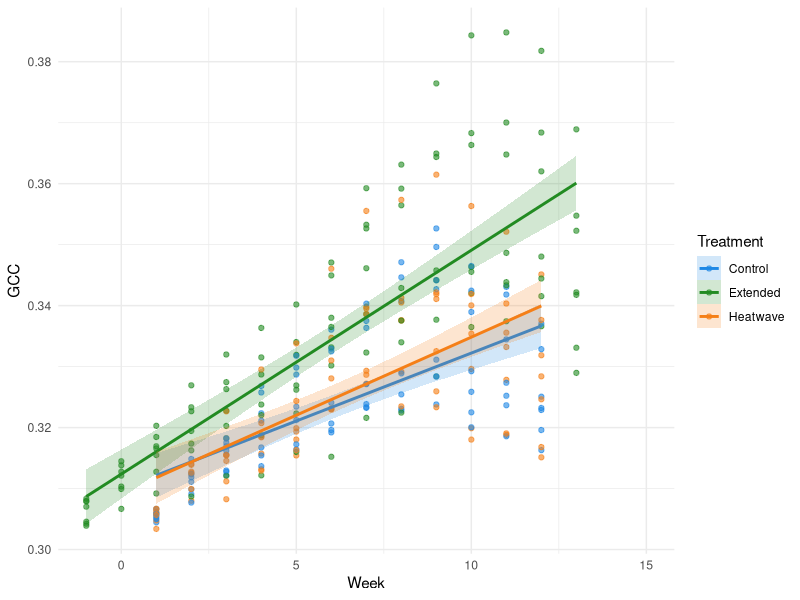
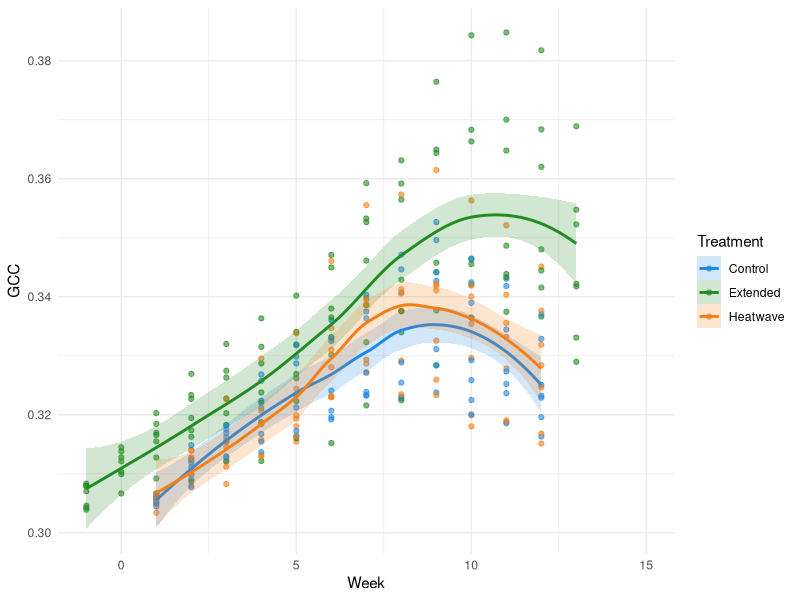
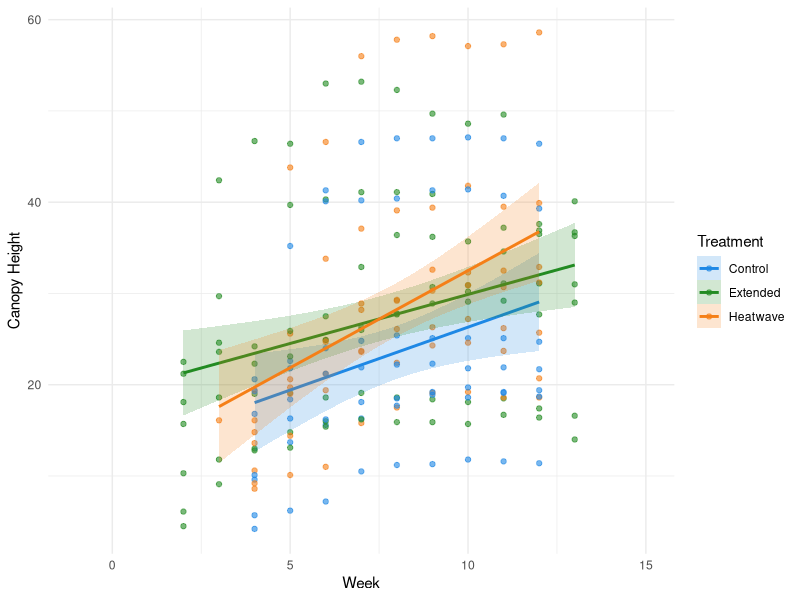
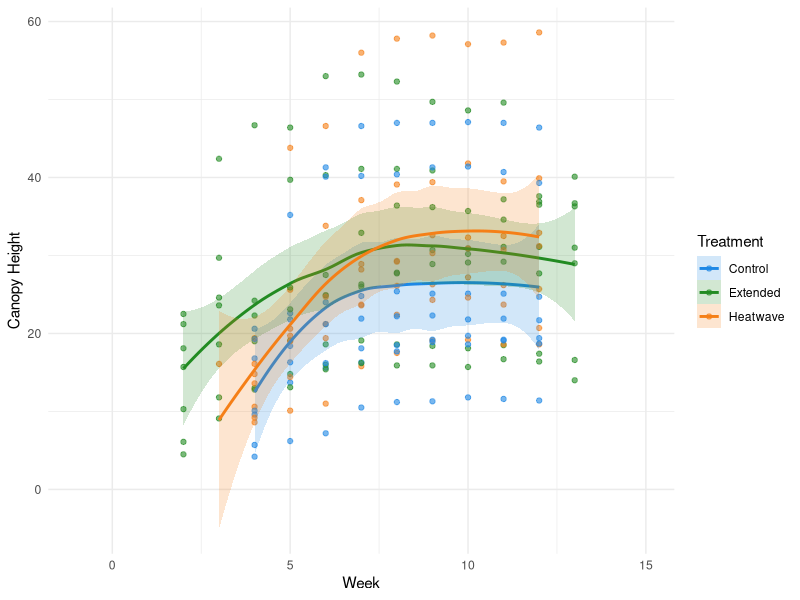

Source code (R) for these figures, in order: (Note: this script raises an error after producing the figures.)

#### THESE USE THE KRUSKAL WALLIS RESULTS, SO NOT USED IN MY FINAL PAPER ####

############## UPDATED FIGURES ###############
#### Written by Samantha Solis de Ovando #####

# set working directory 
setwd("~/Documents/UndergradThesis/data")

####### shift extended grp by -3 weeks #######
library(dplyr)
original_data <- read.csv("MasterDataSheet_UGthesis_Feb232026.csv")
shifted_data <- original_data %>%
  mutate(measurement.week = ifelse(Treatment == "Extended",
                                   measurement.week - 3,
                                   measurement.week))
#print CSV
#write.csv(shifted_data, "shifted_dataset.csv", row.names = FALSE)

###########################################################################
################################# FIGURES #################################
###########################################################################

### USE THIS DATA WHEN PLOTTING BY TIME
plotting_with_time <- read.csv("shifted_dataset.csv")
plotting_with_time$canopyheight <- as.numeric(as.character(plotting_with_time$canopyheight))


############## PLANT PRODUCTIVITY ##############

####### GREENNESS #######

## Scatter plot with linear best fit and SE ribbon ##

### figure file name = GCC_Scatter_Linear_Ribbon
#### save graphs as 675x600 for paper
library(ggplot2)

ggplot(plotting_with_time, aes(x = measurement.week, y = meanGCC, color = Treatment)) +
  geom_point(alpha = 0.6, na.rm = TRUE) +
  geom_smooth(aes(fill = Treatment),
              method = "lm",
              se = TRUE,
              alpha = 0.2,
              na.rm = TRUE) +
  scale_color_manual(values = c(
    "Control" = "#1E88E5",
    "Extended" = "#228B22",
    "Heatwave" = "#F57F17"
  )) +
  scale_fill_manual(values = c(
    "Control" = "#1E88E5",
    "Extended" = "#228B22",
    "Heatwave" = "#F57F17"
  )) +
  labs(
    x = "Week",
    y = "GCC"
  ) +
  theme_minimal()

#############################################
## Scatter plot with local regression line ##
#file name of figure: GCC_Scatter_LocalRegression

library(ggplot2)

ggplot(plotting_with_time, aes(x = measurement.week, y = meanGCC, color = Treatment)) +
  geom_point(alpha = 0.6, na.rm = TRUE) +
  geom_smooth(aes(fill = Treatment),
              method = "loess",
              se = TRUE,
              alpha = 0.2,
              na.rm = TRUE) +
  scale_color_manual(values = c(
    "Control" = "#1E88E5",
    "Extended" = "#228B22",
    "Heatwave" = "#F57F17"
  )) +
  scale_fill_manual(values = c(
    "Control" = "#1E88E5",
    "Extended" = "#228B22",
    "Heatwave" = "#F57F17"
  )) +
  labs(
    x = "Week",
    y = "GCC"
  ) +
  theme_minimal()


###################### CANOPY HEIGHT ######################

### trouble shooting - plots not coming out right:
#class(plotting_with_time$canopyheight)
#str(plotting_with_time$canopyheight)
#plotting_with_time$canopyheight <- as.numeric(as.character(plotting_with_time$canopyheight))

### scatter with linear regression line ###
#file name: CanopyHeight_Scatter_LinearRegression
library(ggplot2)

ggplot(plotting_with_time, aes(x = measurement.week, y = canopyheight, color = Treatment)) +
  geom_point(alpha = 0.6, na.rm = TRUE) +
  geom_smooth(aes(fill = Treatment),
              method = "lm",
              se = TRUE,
              alpha = 0.2,
              na.rm = TRUE) +
  scale_color_manual(values = c(
    "Control" = "#1E88E5",
    "Extended" = "#228B22",
    "Heatwave" = "#F57F17"
  )) +
  scale_fill_manual(values = c(
    "Control" = "#1E88E5",
    "Extended" = "#228B22",
    "Heatwave" = "#F57F17"
  )) +
  labs(
    x = "Week",
    y = "Canopy Height"
  ) +
  theme_minimal()

### Canopy height scatter with local regression line ###
#file name: CanopyHeight_Scatter_LocalRegression

library(ggplot2)

ggplot(plotting_with_time, aes(x = measurement.week, y = canopyheight, color = Treatment)) +
  geom_point(alpha = 0.6, na.rm = TRUE) +
  geom_smooth(aes(fill = Treatment),
              method = "loess",
              se = TRUE,
              alpha = 0.2,
              na.rm = TRUE) +
  scale_color_manual(values = c(
    "Control" = "#1E88E5",
    "Extended" = "#228B22",
    "Heatwave" = "#F57F17"
  )) +
  scale_fill_manual(values = c(
    "Control" = "#1E88E5",
    "Extended" = "#228B22",
    "Heatwave" = "#F57F17"
  )) +
  labs(
    x = "Week",
    y = "Canopy Height"
  ) +
  theme_minimal()

###################### COVER ######################
### cover scatter with linear regression
# file name for figure: Cover_Scatter_LinearRegression

library(ggplot2)

ggplot(plotting_with_time, aes(x = measurement.week, y = Cover, color = Treatment)) +
  geom_point(alpha = 0.6, na.rm = TRUE) +
  geom_smooth(aes(fill = Treatment),
              method = "lm",
              se = TRUE,
              alpha = 0.2,
              na.rm = TRUE) +
  scale_color_manual(values = c(
    "Control" = "#1E88E5",
    "Extended" = "#228B22",
    "Heatwave" = "#F57F17"
  )) +
  scale_fill_manual(values = c(
    "Control" = "#1E88E5",
    "Extended" = "#228B22",
    "Heatwave" = "#F57F17"
  )) +
  labs(
    x = "Week",
    y = "Cover"
  ) +
  theme_minimal()

### cover scatter with local regression ###
# file name: Cover_Scatter_LocalRegression

library(ggplot2)

ggplot(plotting_with_time, aes(x = measurement.week, y = Cover, color = Treatment)) +
  geom_point(alpha = 0.6, na.rm = TRUE) +
  geom_smooth(aes(fill = Treatment),
              method = "loess",
              se = TRUE,
              alpha = 0.2,
              na.rm = TRUE) +
  scale_color_manual(values = c(
    "Control" = "#1E88E5",
    "Extended" = "#228B22",
    "Heatwave" = "#F57F17"
  )) +
  scale_fill_manual(values = c(
    "Control" = "#1E88E5",
    "Extended" = "#228B22",
    "Heatwave" = "#F57F17"
  )) +
  labs(
    x = "Week",
    y = "Cover"
  ) +
  theme_minimal()

##############################################################################
######################### multi-panel figure for paper #######################
######################### Plant growth and greenness #########################
##############################################################################


library(ggplot2)
library(patchwork)

p1 <- ggplot(plotting_with_time, aes(x = measurement.week, y = Cover, color = Treatment)) +
  geom_point(alpha = 0.6, na.rm = TRUE) +
  geom_smooth(aes(fill = Treatment),
              method = "loess",
              se = TRUE,
              alpha = 0.2,
              na.rm = TRUE) +
  scale_color_manual(values = c(
    "Control" = "#1E88E5",
    "Extended" = "#228B22",
    "Heatwave" = "#F57F17"
  )) +
  scale_fill_manual(values = c(
    "Control" = "#1E88E5",
    "Extended" = "#228B22",
    "Heatwave" = "#F57F17"
  )) +
  labs(
    x = NULL,
    y = "Cover"
  ) +
  theme_minimal()
p2 <- ggplot(plotting_with_time, aes(x = measurement.week, y = canopyheight, color = Treatment)) +
  geom_point(alpha = 0.6, na.rm = TRUE) +
  geom_smooth(aes(fill = Treatment),
              method = "loess",
              se = TRUE,
              alpha = 0.2,
              na.rm = TRUE) +
  scale_color_manual(values = c(
    "Control" = "#1E88E5",
    "Extended" = "#228B22",
    "Heatwave" = "#F57F17"
  )) +
  scale_fill_manual(values = c(
    "Control" = "#1E88E5",
    "Extended" = "#228B22",
    "Heatwave" = "#F57F17"
  )) +
  labs(
    x = NULL,
    y = "Canopy height"
  ) +
  theme_minimal()
p3 <- ggplot(plotting_with_time, aes(x = measurement.week, y = meanGCC, color = Treatment)) +
  geom_point(alpha = 0.6, na.rm = TRUE) +
  geom_smooth(aes(fill = Treatment),
              method = "loess",
              se = TRUE,
              alpha = 0.2,
              na.rm = TRUE) +
  scale_color_manual(values = c(
    "Control" = "#1E88E5",
    "Extended" = "#228B22",
    "Heatwave" = "#F57F17"
  )) +
  scale_fill_manual(values = c(
    "Control" = "#1E88E5",
    "Extended" = "#228B22",
    "Heatwave" = "#F57F17"
  )) +
  labs(
    x = NULL,
    y = "GCC"
  ) +
  theme_minimal()
p4 <- ggplot(plotting_with_time, aes(x = measurement.week, y = Cover, color = Treatment)) +
  geom_point(alpha = 0.6, na.rm = TRUE) +
  geom_smooth(aes(fill = Treatment),
              method = "lm",
              se = TRUE,
              alpha = 0.2,
              na.rm = TRUE) +
  scale_color_manual(values = c(
    "Control" = "#1E88E5",
    "Extended" = "#228B22",
    "Heatwave" = "#F57F17"
  )) +
  scale_fill_manual(values = c(
    "Control" = "#1E88E5",
    "Extended" = "#228B22",
    "Heatwave" = "#F57F17"
  )) +
  labs(
    x = "Week",
    y = "Cover"
  ) +
  theme_minimal()
p5 <- ggplot(plotting_with_time, aes(x = measurement.week, y = canopyheight, color = Treatment)) +
  geom_point(alpha = 0.6, na.rm = TRUE) +
  geom_smooth(aes(fill = Treatment),
              method = "lm",
              se = TRUE,
              alpha = 0.2,
              na.rm = TRUE) +
  scale_color_manual(values = c(
    "Control" = "#1E88E5",
    "Extended" = "#228B22",
    "Heatwave" = "#F57F17"
  )) +
  scale_fill_manual(values = c(
    "Control" = "#1E88E5",
    "Extended" = "#228B22",
    "Heatwave" = "#F57F17"
  )) +
  labs(
    x = "Week",
    y = "Canopy height"
  ) +
  theme_minimal()
p6 <- ggplot(plotting_with_time, aes(x = measurement.week, y = meanGCC, color = Treatment)) +
  geom_point(alpha = 0.6, na.rm = TRUE) +
  geom_smooth(aes(fill = Treatment),
              method = "lm",
              se = TRUE,
              alpha = 0.2,
              na.rm = TRUE) +
  scale_color_manual(values = c(
    "Control" = "#1E88E5",
    "Extended" = "#228B22",
    "Heatwave" = "#F57F17"
  )) +
  scale_fill_manual(values = c(
    "Control" = "#1E88E5",
    "Extended" = "#228B22",
    "Heatwave" = "#F57F17"
  )) +
  labs(
    x = "Week",
    y = "GCC"
  ) +
  theme_minimal()

(p1 | p2 | p3) / (p4 | p5 | p6) +
  plot_layout(guides = "collect") +
  plot_annotation(tag_levels = "A") &
  theme(
    legend.position = "bottom",
    plot.tag = element_text(face = "bold", size = 12)
  )

##### FOR POSTER ###########
#### multi-panel figure ####
library(ggplot2)
install.packages("patchwork")
library(patchwork)
treatment_colours <- c(
  "Control"  = "#1E88E5",
  "Extended" = "#228B22",
  "Heatwave" = "#F57F17"
)

CAGPoster_theme <- theme_minimal(base_size = 26) +
  theme(
    axis.title = element_text(size = 30),
    axis.text = element_text(size = 22),
    legend.title = element_text(size = 26),
    legend.text = element_text(size = 22),
    panel.grid.minor = element_blank(),
    legend.position = "bottom"
  )

### make same plot for any variable for poster ###
make_poster_plot <- function(df, y_col, y_lab) {
  ggplot(df, aes(x = measurement.week, y = .data[[y_col]], color = Treatment)) +
    geom_point(alpha = 0.6, na.rm = TRUE, size = 3) +
    geom_smooth(aes(fill = Treatment),
                method = "loess",
                se = TRUE,
                alpha = 0.2,
                na.rm = TRUE,
                linewidth = 1.5) +
    scale_color_manual(values = treatment_colours) +
    scale_fill_manual(values = treatment_colours) +
    labs(x = "Week", y = y_lab, color = "Treatment", fill = "Treatment") +
    CAGPoster_theme
}

p1 <- make_poster_plot(plotting_with_time, "meanGCC", "Greenness")
p2 <- make_poster_plot(plotting_with_time, "canopyheight", "Canopy height (cm)")
p3 <- make_poster_plot(plotting_with_time, "CanopyExtent", "Cover")

### 1x3 grid
combined <- p1 + p2 + p3 + plot_layout(ncol = 3, guides = "collect") &
  theme(legend.position = "bottom")

combined

############## ABIOTIC SOIL PROPERTIES  ##############

####### SOIL MOISTURE #######
### scatter with linear regression line ###
#file name: SoilMoisture_Scatter_LinearRegression

library(ggplot2)

ggplot(plotting_with_time, aes(x = measurement.week, y = MeanSoilMoisture, color = Treatment)) +
  geom_point(alpha = 0.6, na.rm = TRUE) +
  geom_smooth(aes(fill = Treatment),
              method = "lm",
              se = TRUE,
              alpha = 0.2,
              na.rm = TRUE) +
  scale_color_manual(values = c(
    "Control" = "#1E88E5",
    "Extended" = "#228B22",
    "Heatwave" = "#F57F17"
  )) +
  scale_fill_manual(values = c(
    "Control" = "#1E88E5",
    "Extended" = "#228B22",
    "Heatwave" = "#F57F17"
  )) +
  labs(
    x = "Week",
    y = "Soil Moisture"
  ) +
  theme_minimal()

### scatter with local regression line ###
#file name: SoilMoisture_Scatter_LocalRegression

library(ggplot2)

ggplot(plotting_with_time, aes(x = measurement.week, y = MeanSoilMoisture, color = Treatment)) +
  geom_point(alpha = 0.6, na.rm = TRUE) +
  geom_smooth(aes(fill = Treatment),
              method = "loess",
              se = TRUE,
              alpha = 0.2,
              na.rm = TRUE) +
  scale_color_manual(values = c(
    "Control" = "#1E88E5",
    "Extended" = "#228B22",
    "Heatwave" = "#F57F17"
  )) +
  scale_fill_manual(values = c(
    "Control" = "#1E88E5",
    "Extended" = "#228B22",
    "Heatwave" = "#F57F17"
  )) +
  labs(
    x = "Week",
    y = "Soil Moisture"
  ) +
  theme_minimal()

#################### SOIL PH ####################

### scatter with linear regression line ###
#file name: SoilpH_Scatter_LinearRegression

library(ggplot2)

ggplot(plotting_with_time, aes(x = measurement.week, y = MEANpH, color = Treatment)) +
  geom_point(alpha = 0.6, na.rm = TRUE) +
  geom_smooth(aes(fill = Treatment),
              method = "lm",
              se = TRUE,
              alpha = 0.2,
              na.rm = TRUE) +
  scale_color_manual(values = c(
    "Control" = "#1E88E5",
    "Extended" = "#228B22",
    "Heatwave" = "#F57F17"
  )) +
  scale_fill_manual(values = c(
    "Control" = "#1E88E5",
    "Extended" = "#228B22",
    "Heatwave" = "#F57F17"
  )) +
  labs(
    x = "Week",
    y = "Soil pH"
  ) +
  theme_minimal()

### scatter with local regression line ###
#file name: SoilpH_Scatter_LocalRegression

library(ggplot2)

ggplot(plotting_with_time, aes(x = measurement.week, y = MEANpH, color = Treatment)) +
geom_point(alpha = 0.6, na.rm = TRUE) +
geom_smooth(aes(fill = Treatment),
              method = "loess",
              se = TRUE,
              alpha = 0.2,
              na.rm = TRUE) +
scale_color_manual(values = c(
  "Control" = "#1E88E5",
  "Extended" = "#228B22",
  "Heatwave" = "#F57F17"
  )) +
  scale_fill_manual(values = c(
  "Control" = "#1E88E5",
  "Extended" = "#228B22",
  "Heatwave" = "#F57F17"
  )) +
  labs(
    x = "Week",
    y = "Soil pH"
  ) +
  theme_minimal()

#############1x2 Grid for Poster################
### save as: 2500x800

CAGPoster_theme <- theme_minimal(base_size = 26) +
  theme(
    axis.title = element_text(size = 30),
    axis.text = element_text(size = 22),
    legend.title = element_text(size = 26),
    legend.text = element_text(size = 22),
    panel.grid.minor = element_blank(),
    legend.position = "bottom"
  )

### make same plot for any variable for poster ###
poster_plot <- function(df, y_col, y_lab) {
  ggplot(df, aes(x = measurement.week, y = .data[[y_col]], color = Treatment)) +
    geom_point(alpha = 0.6, na.rm = TRUE, size = 3) +
    geom_smooth(aes(fill = Treatment),
                method = "loess",
                se = TRUE,
                alpha = 0.2,
                na.rm = TRUE,
                linewidth = 1.5) +
    scale_color_manual(values = treatment_colours) +
    scale_fill_manual(values = treatment_colours) +
    labs(x = "Week", y = y_lab, color = "Treatment", fill = "Treatment") +
    CAGPoster_theme
}

p1 <- poster_plot(plotting_with_time, "MeanSoilMoisture", "Soil Moisture")
p2 <- poster_plot(plotting_with_time, "MEANpH", "pH")

### 1x3 grid
combined <- p1 + p2 + plot_layout(ncol = 2, guides = "collect") &
  theme(legend.position = "bottom")

combined


###### side by side box plot (heatwave and autumn only) ##########

################### PLANT PHYSIOLOGICAL RESPONSE #######################
library(ggplot2)
library(dplyr)
library(patchwork)

treat_cols <- c(
  "Control"  = "#1E88E5",
  "Extended" = "#228B22",
  "Heatwave" = "#F57F17"
)

# only Heat wave & Autumn
soil_data <- plotting_with_time %>%
  filter(Season %in% c("Late summer / heatwave", "Autumn")) %>%
  mutate(
    Season = factor(Season, levels = c("Late summer / heatwave", "Autumn")),
    Treatment = factor(Treatment, levels = c("Control", "Heatwave", "Extended"))
  )

# pH plot
pH_plot <- ggplot(soil_data, aes(x = Season, y = MEANpH, fill = Treatment)) +
  geom_boxplot(
    width = 0.65,
    outlier.alpha = 0.5,
    na.rm = TRUE,
    position = position_dodge(width = 0.75)
  ) +
  scale_fill_manual(values = treat_cols) +
  labs(
    title = "Soil pH",
    x = NULL,
    y = "Mean pH",
    fill = "Treatment"
  ) +
  theme_minimal(base_size = 22) +
  theme(
    legend.position = "bottom",
    panel.grid.minor = element_blank()
  )

# Moisture
moisture_plot <- ggplot(soil_data, aes(x = Season, y = MeanSoilMoisture, fill = Treatment)) +
  geom_boxplot(
    width = 0.65,
    outlier.alpha = 0.5,
    na.rm = TRUE,
    position = position_dodge(width = 0.75)
  ) +
  scale_fill_manual(values = treat_cols) +
  labs(
    title = "Soil Moisture",
    x = NULL,
    y = "Mean soil moisture",
    fill = "Treatment"
  ) +
  theme_minimal(base_size = 22) +
  theme(
    legend.position = "bottom",
    panel.grid.minor = element_blank()
  )

#combine plots 1x2 grid + one legend
combined <- (pH_plot + moisture_plot) +
  plot_layout(ncol = 2, guides = "collect") &
  theme(legend.position = "bottom")

combined

#### EVAPOTRANSPIRATION ###
# Pot water loss / week. ET proxy. 

### scatter with linear regression line ###
#file name: Evapotranspiration_Scatter_LinearRegression

library(ggplot2)

ggplot(plotting_with_time, aes(x = measurement.week, y = EvapotranspirationRate, color = Treatment)) +
  geom_point(alpha = 0.6, na.rm = TRUE) +
  geom_smooth(aes(fill = Treatment),
              method = "lm",
              se = TRUE,
              alpha = 0.2,
              na.rm = TRUE) +
  scale_color_manual(values = c(
    "Control" = "#1E88E5",
    "Extended" = "#228B22",
    "Heatwave" = "#F57F17"
  )) +
  scale_fill_manual(values = c(
    "Control" = "#1E88E5",
    "Extended" = "#228B22",
    "Heatwave" = "#F57F17"
  )) +
  labs(
    x = "Week",
    y = "Evapotranspiration (Kg lost/week)"
  ) +
  theme_minimal()

### scatter with local regression line ###
#file name: Evapotranspiration_Scatter_LocalRegression

library(ggplot2)

ggplot(plotting_with_time, aes(x = measurement.week, y = MEANpH, color = Treatment)) +
  geom_point(alpha = 0.6, na.rm = TRUE) +
  geom_smooth(aes(fill = Treatment),
              method = "loess",
              se = TRUE,
              alpha = 0.2,
              na.rm = TRUE) +
  scale_color_manual(values = c(
    "Control" = "#1E88E5",
    "Extended" = "#228B22",
    "Heatwave" = "#F57F17"
  )) +
  scale_fill_manual(values = c(
    "Control" = "#1E88E5",
    "Extended" = "#228B22",
    "Heatwave" = "#F57F17"
  )) +
  labs(
    x = "Week",
    y = "pH"
  ) +
  theme_minimal(base_size = 14)

##########################################################################
##################### Multi-panel figure for paper #######################
######################## Soil mositure & soil pH #########################
##########################################################################

library(ggplot2)
library(patchwork)

p1 <- ggplot(plotting_with_time, aes(x = measurement.week, y = MeanSoilMoisture, color = Treatment)) +
  geom_point(alpha = 0.6, na.rm = TRUE) +
  geom_smooth(aes(fill = Treatment),
              method = "loess",
              se = TRUE,
              alpha = 0.2,
              na.rm = TRUE) +
  scale_color_manual(values = c(
    "Control" = "#1E88E5",
    "Extended" = "#228B22",
    "Heatwave" = "#F57F17"
  )) +
  scale_fill_manual(values = c(
    "Control" = "#1E88E5",
    "Extended" = "#228B22",
    "Heatwave" = "#F57F17"
  )) +
  labs(
    x = "Week",
    y = "Soil Mositure (0-10)"
  ) +
  theme_minimal()

p2 <- ggplot(plotting_with_time, aes(x = measurement.week, y = MEANpH, color = Treatment)) +
  geom_point(alpha = 0.6, na.rm = TRUE) +
  geom_smooth(aes(fill = Treatment),
              method = "loess",
              se = TRUE,
              alpha = 0.2,
              na.rm = TRUE) +
  scale_color_manual(values = c(
    "Control" = "#1E88E5",
    "Extended" = "#228B22",
    "Heatwave" = "#F57F17"
  )) +
  scale_fill_manual(values = c(
    "Control" = "#1E88E5",
    "Extended" = "#228B22",
    "Heatwave" = "#F57F17"
  )) +
  labs(
    x = "Week",
    y = "Soil pH (0-14)"
  ) +
  theme_minimal()
p3 <- ggplot(plotting_with_time, aes(x = measurement.week, y = MeanSoilMoisture, color = Treatment)) +
  geom_point(alpha = 0.6, na.rm = TRUE) +
  geom_smooth(aes(fill = Treatment),
              method = "lm",
              se = TRUE,
              alpha = 0.2,
              na.rm = TRUE) +
  scale_color_manual(values = c(
    "Control" = "#1E88E5",
    "Extended" = "#228B22",
    "Heatwave" = "#F57F17"
  )) +
  scale_fill_manual(values = c(
    "Control" = "#1E88E5",
    "Extended" = "#228B22",
    "Heatwave" = "#F57F17"
  )) +
  labs(
    x = "Week",
    y = "Soil Mositure (0-10)"
  ) +
  theme_minimal()

p4 <- ggplot(plotting_with_time, aes(x = measurement.week, y = MEANpH, color = Treatment)) +
  geom_point(alpha = 0.6, na.rm = TRUE) +
  geom_smooth(aes(fill = Treatment),
              method = "lm",
              se = TRUE,
              alpha = 0.2,
              na.rm = TRUE) +
  scale_color_manual(values = c(
    "Control" = "#1E88E5",
    "Extended" = "#228B22",
    "Heatwave" = "#F57F17"
  )) +
  scale_fill_manual(values = c(
    "Control" = "#1E88E5",
    "Extended" = "#228B22",
    "Heatwave" = "#F57F17"
  )) +
  labs(
    x = "Week",
    y = "Soil pH (0-14)"
  ) +
  theme_minimal()

(p1 | p2) / (p3 | p4) +
  plot_layout(guides = "collect") +
  plot_annotation(tag_levels = "A") &
  theme(legend.position = "bottom")

###########################################################################
####################### Multi-panel figure for paper ######################
########################### Evapotranspiration ############################
###########################################################################

library(ggplot2)
library(patchwork)

p1 <- ggplot(plotting_with_time, aes(x = measurement.week, y = EvapotranspirationRate, color = Treatment)) +
  geom_point(alpha = 0.6, na.rm = TRUE) +
  geom_smooth(aes(fill = Treatment),
              method = "loess",
              se = TRUE,
              alpha = 0.2,
              na.rm = TRUE) +
  scale_color_manual(values = c(
    "Control" = "#1E88E5",
    "Extended" = "#228B22",
    "Heatwave" = "#F57F17"
  )) +
  scale_fill_manual(values = c(
    "Control" = "#1E88E5",
    "Extended" = "#228B22",
    "Heatwave" = "#F57F17"
  )) +
  labs(
    x = "Week",
    y = "Evapotranspiration (Kg lost/week)"
  ) +
  theme_minimal()

p2 <- ggplot(plotting_with_time, aes(x = measurement.week, y = EvapotranspirationRate, color = Treatment)) +
  geom_point(alpha = 0.6, na.rm = TRUE) +
  geom_smooth(aes(fill = Treatment),
              method = "lm",
              se = TRUE,
              alpha = 0.2,
              na.rm = TRUE) +
  scale_color_manual(values = c(
    "Control" = "#1E88E5",
    "Extended" = "#228B22",
    "Heatwave" = "#F57F17"
  )) +
  scale_fill_manual(values = c(
    "Control" = "#1E88E5",
    "Extended" = "#228B22",
    "Heatwave" = "#F57F17"
  )) +
  labs(
    x = "Week",
    y = "Evapotranspiration (Kg lost/week)"
  ) +
  theme_minimal()

(p1 | p2) +
  plot_layout(guides = "collect") +
  plot_annotation(tag_levels = "A") &
  theme(legend.position = "bottom")

###################### ECOSYSTEM GAS FLUXES #######################

############ CO2 respiration #########

### scatter with linear regression line ###
#file name: CO2_Scatter_LinearRegression

library(ggplot2)

ggplot(plotting_with_time, aes(x = measurement.week, y = CO2flux, color = Treatment)) +
  geom_point(alpha = 0.6, na.rm = TRUE) +
  geom_smooth(aes(fill = Treatment),
              method = "lm",
              se = TRUE,
              alpha = 0.2,
              na.rm = TRUE) +
  scale_color_manual(values = c(
    "Control" = "#1E88E5",
    "Extended" = "#228B22",
    "Heatwave" = "#F57F17"
  )) +
  scale_fill_manual(values = c(
    "Control" = "#1E88E5",
    "Extended" = "#228B22",
    "Heatwave" = "#F57F17"
  )) +
  labs(
    x = "Week",
    y = "CO2 respiration"
  ) +
  theme_minimal()

### Scatter with local regression line ###
#File name: CO2_Scatter_LocalRegression

library(ggplot2)

ggplot(plotting_with_time, aes(x = measurement.week, y = CO2flux, color = Treatment)) +
  geom_point(alpha = 0.6, na.rm = TRUE) +
  geom_smooth(aes(fill = Treatment),
              method = "loess",
              se = TRUE,
              alpha = 0.2,
              na.rm = TRUE) +
  scale_color_manual(values = c(
    "Control" = "#1E88E5",
    "Extended" = "#228B22",
    "Heatwave" = "#F57F17"
  )) +
  scale_fill_manual(values = c(
    "Control" = "#1E88E5",
    "Extended" = "#228B22",
    "Heatwave" = "#F57F17"
  )) +
  labs(
    x = "Week",
    y = "CO2 respiration"
  ) +
  theme_minimal(base_size = 26)


############### CH4 Respiration ###############

### scatter with linear regression line ###
#file name: CH4_Scatter_LinearRegression

library(ggplot2)

ggplot(plotting_with_time, aes(x = measurement.week, y = CH4flux, color = Treatment)) +
  geom_point(alpha = 0.6, na.rm = TRUE) +
  geom_smooth(aes(fill = Treatment),
              method = "lm",
              se = TRUE,
              alpha = 0.2,
              na.rm = TRUE) +
  scale_color_manual(values = c(
    "Control" = "#1E88E5",
    "Extended" = "#228B22",
    "Heatwave" = "#F57F17"
  )) +
  scale_fill_manual(values = c(
    "Control" = "#1E88E5",
    "Extended" = "#228B22",
    "Heatwave" = "#F57F17"
  )) +
  labs(
    x = "Week",
    y = "CH4 respiration"
  ) +
  theme_minimal()

##########################################
### Scatter with local regression line ###
#File name: CH4_Scatter_LocalRegression###
##### includes dashed season lines (needs to be updaed) - not working:
#mid-summer line is missing, text overlapping

library(ggplot2)

#added for season labels
library(dplyr)
season_blocks <- plotting_with_time %>%
  filter(!is.na(SeasonLabels), !is.na(measurement.week)) %>%
  group_by(SeasonLabels) %>%
  summarise(
    xmin = min(measurement.week),
    xmax = max(measurement.week),
    xmid = (xmin + xmax) / 2,
    .groups = "drop"
  )
heatwave_start <- 5
heatwave_end <- 7

yr <- range(plotting_with_time$CH4flux, na.rm = TRUE)
y_label <- yr[1] - 0.15 * diff(yr)

### scatter original
ggplot(plotting_with_time, aes(x = measurement.week, y = CH4flux, color = Treatment)) +

##### heatwave shaded block ######
  geom_rect(
    aes(xmin = heatwave_start, xmax = heatwave_end,
        ymin = -Inf, ymax = Inf),
    inherit.aes = FALSE,
    fill = "#ffdbdc",
    alpha = 0.15
  ) +
  
#### dashed season lines #####
geom_vline(
  data = season_blocks,
  aes(xintercept = xmin),
  linetype = "dashed",
  color = "black",
  alpha = 0.6
) +
  
### season labels ###
  geom_text(
    data = season_blocks,
    aes(x = xmid, y = y_label, label = gsub(" ", "\n", SeasonLabels)),
    inherit.aes = FALSE,
    color = "black",
    size = 3,
    lineheight = 0.9
  ) +
  
  expand_limits(y = y_label)+

  ##############################
  geom_point(alpha = 0.6, na.rm = TRUE) +
  geom_smooth(aes(fill = Treatment),
              method = "loess",
              se = TRUE,
              alpha = 0.2,
              na.rm = TRUE) +
  scale_color_manual(values = c(
    "Control" = "#1E88E5",
    "Extended" = "#228B22",
    "Heatwave" = "#F57F17"
  )) +
  scale_fill_manual(values = c(
    "Control" = "#1E88E5",
    "Extended" = "#228B22",
    "Heatwave" = "#F57F17"
  )) +
  labs(
    x = "Week",
    y = "CH4 respiration"
  ) +
  theme_minimal()


################################################################
####### BOX PLOTS ######
######################## PLANT RESPONSE ########################


################### FOR POSTER #################
## save as: width = 2500, height = 2100 ##
####### GCC #######
library(ggplot2)
library(dplyr)

box_data <- plotting_with_time %>%
  mutate(
    Treatment = factor(Treatment, levels = c("Control", "Heatwave", "Extended")),
    Season = factor(
    Season, 
    levels = c("Early summer", "Mid-summer", "Late summer / heatwave", "Autumn"),
    labels = c("Early summer", "Mid-summer", "Heat wave", "Autumn"))
  ) %>%
  filter(!is.na(CH4flux))

p <- ggplot(box_data, aes(x = Treatment, y = CH4flux, fill = Treatment)) +
  geom_boxplot(width = 0.7, outlier.alpha = 0.6) +
  facet_grid(. ~ Season) +
  labs(
    title = "Methane respiration by treatment across seasons",
    x = "",
    y = "Methane respiration",
    fill = "Treatment"
  ) +
  scale_fill_manual(values = c(
    "Control"  = "#2C6DB2",
    "Extended" = "#2E7D32",
    "Heatwave" = "#D55E00"
  )) +
  theme_minimal(base_size = 12) +
  theme(
    legend.position = "right",
    strip.text = element_text(face = "bold"),
    axis.text.x = element_blank(),
    axis.ticks.x = element_blank()
  )

print(p)

#####################################
######### CANOPY HEIGHT #############
############ BOX PLOT ###############

## save as: width = 2500, height = 2100 ##
####### Canopy Height #######
library(ggplot2)
library(dplyr)

box_data <- plotting_with_time %>%
  mutate(
    Treatment = factor(Treatment, levels = c("Control", "Heatwave", "Extended")),
    Season = factor(
      Season, 
      levels = c("Early summer", "Mid-summer", "Late summer / heatwave", "Autumn"),
      labels = c("Early summer", "Mid-summer", "Heat wave", "Autumn"))
  ) %>%
  filter(!is.na(MEANpH))

p <- ggplot(box_data, aes(x = Treatment, y = MEANpH, fill = Treatment)) +
  geom_boxplot(width = 0.7, outlier.alpha = 0.6) +
  facet_grid(. ~ Season) +
  labs(
    title = "Canopy Height by treatment across seasons",
    x = "",
    y = "Canopy height",
    fill = "Treatment"
  ) +
  scale_fill_manual(values = c(
    "Control"  = "#2C6DB2",
    "Extended" = "#2E7D32",
    "Heatwave" = "#D55E00"
  )) +
  theme_minimal(base_size = 12) +
  theme(
    legend.position = "right",
    strip.text = element_text(face = "bold"),
    axis.text.x = element_blank(),
    axis.ticks.x = element_blank()
  )

print(p)

#####################################
################# COVER #############
############ BOX PLOT ###############

## save as: width = 2500, height = 2100 ##
####### CO2 #######
library(ggplot2)
library(dplyr)

box_data <- plotting_with_time %>%
  mutate(
    Treatment = factor(Treatment, levels = c("Control", "Heatwave", "Extended")),
    Season = factor(
      Season, 
      levels = c("Early summer", "Mid-summer", "Late summer / heatwave", "Autumn"),
      labels = c("Early summer", "Mid-summer", "Heat wave", "Autumn"))
  ) %>%
  filter(!is.na(CO2flux)) %>%
  filter(Season %in% c("Heat wave", "Autumn"))

p <- ggplot(box_data, aes(x = Treatment, y = CO2flux, fill = Treatment)) +
  geom_boxplot(width = 0.7, outlier.alpha = 0.6) +
  facet_grid(. ~ Season) +
  labs(
    title = "CO2 Respiration during heat wave and autumn",
    x = "",
    y = "CO2 flux",
    fill = "Treatment"
  ) +
  scale_fill_manual(values = c(
    "Control"  = "#2C6DB2",
    "Extended" = "#2E7D32",
    "Heatwave" = "#D55E00"
  )) +
  theme_minimal(base_size = 50) +
  theme(
    legend.position = "right",
    strip.text = element_text(face = "bold"),
    axis.text.x = element_blank(),
    axis.ticks.x = element_blank()
  )

print(p)
